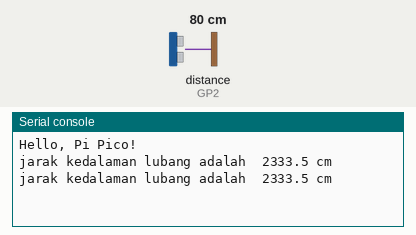
Bench run of a program on a simulated Raspberry Pi Pico running MicroPython. On the bench: the last lines printed to the serial console. Inputs (shaded band) come from the test bench; at power-on: distance to the obstacle (sensor on GP2) 80 cm. The echo pulse lasts 58.3 µs per cm.

Above: at 1.2 s.
1.3 s: distance to the obstacle (sensor on GP2) set to 2 cm
At 2.4 s:
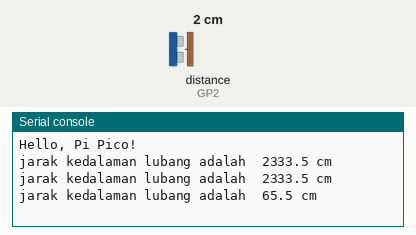
2.8 s: distance to the obstacle (sensor on GP2) set to 4 cm
At 3.8 s:
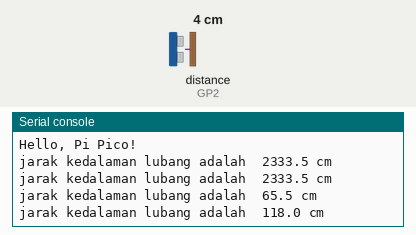
Timing chart, 0 to 5.8 s (numbered marks = the images above; inputs shaded):
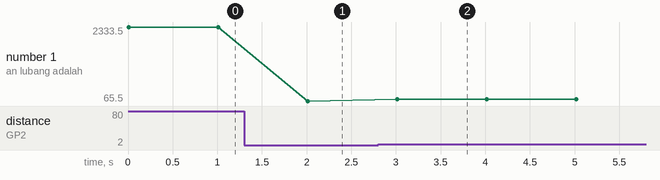

The program:

main.py
```python
print("Hello, Pi Pico!")
from machine import Pin
import utime
trigger = Pin(3, Pin.OUT)
echo = Pin(2, Pin.IN)
def ultra():
   trigger.low()
   utime.sleep_us(2)
   trigger.high()
   utime.sleep_us(5)
   trigger.low()
   while echo.value() == 0:
       signaloff = utime.ticks_us()
   while echo.value() == 1:
       signalon = utime.ticks_us()
   timepassed = signalon - signaloff
   distance = (timepassed * 1) / 2
   print("jarak kedalaman lubang adalah ",distance,"cm")
while True:
   ultra()
   utime.sleep(1)
```

Measured:
- after the input at 1.3 s, the serial console: prints a new line after 0.71 s (image 1)
- after the input at 2.8 s, the serial console: prints a new line after 0.21 s (image 2)
- plotted number 1: 2333.5 → 65.5 after the input at 1.3 s, 65.5 → 118 after the input at 2.8 s
